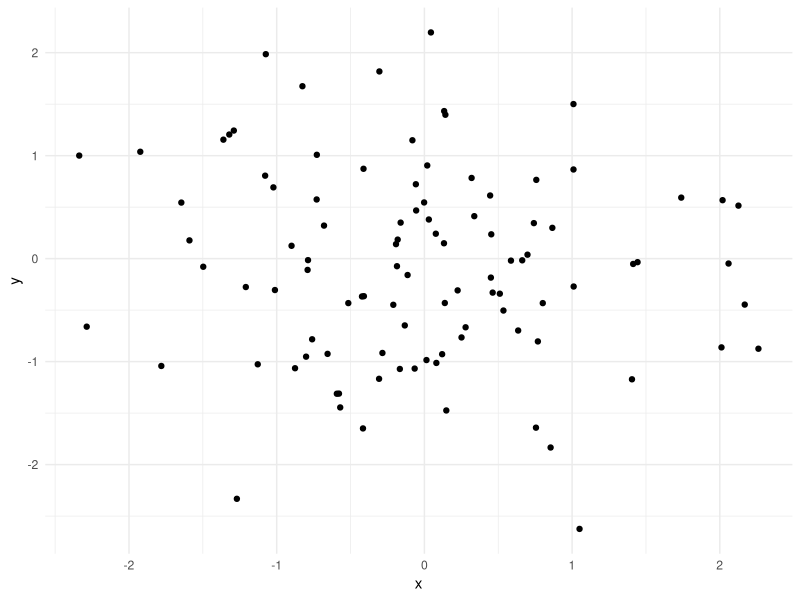

Recreate this plot in R.
## ---- chunk 1
print('Welcome Saturday')
## ---- chunk 2
1+1
## ---- chunk 3
library("tidyverse")
df <- tibble(x = c(1,2,3)) |> 
  mutate(y = x*2)
## ---- chunk 4
df2 <- df |> 
  mutate(z = y*2)
## ---- chunk 5
library(tidyverse)
ggplot(data = data.frame(x = rnorm(100),
                         y = rnorm(100)),
       mapping = aes(x=x,
                     y=y)) + 
  geom_point() +
  theme_minimal()
